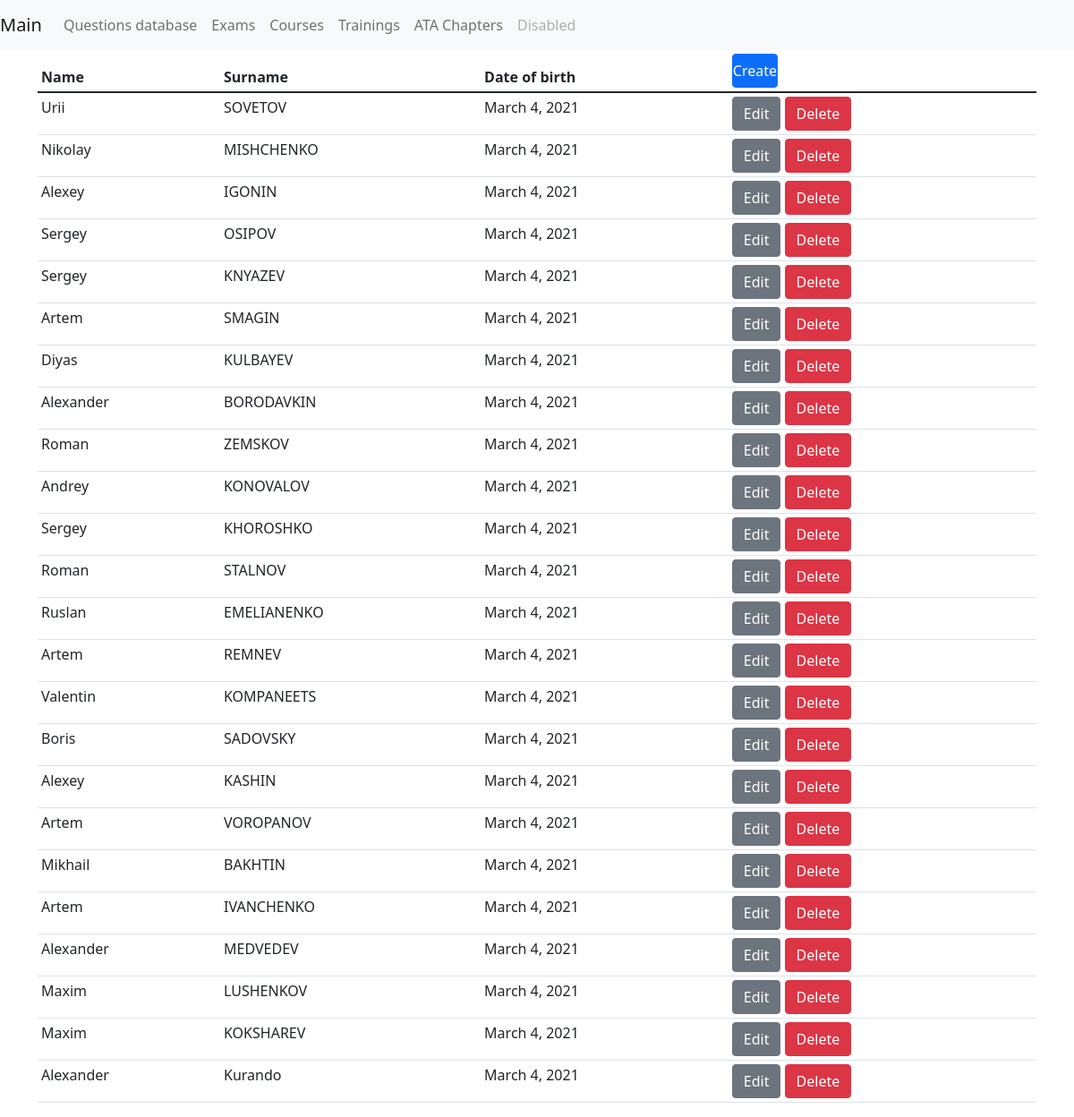
The app's page /mcq_gen/courses/11/manage_students with its own data.
### mcq_gen/models.py (models this page shows, shortened)
class BaseModel(models.Model):
    objects = models.Manager()
    class Meta:
        abstract = True

class Student(BaseModel):
    name = models.CharField(max_length=30)
    surname = models.CharField(max_length=30)
    dob = models.DateField()
    course = models.ForeignKey(
        Course, on_delete=models.CASCADE, related_name='students')

### mcq_gen/views.py (the view)
# urls.py: path('courses/<int:course_id>/manage_students',
def manage_students(request, course_id):
    course = services.get_course_by_id(course_id)
    students = course.students.all()
    context = {
        'students': students,
        'course': course
    }
    return render(request, 'students_list.html', context)

### mcq_gen/services.py (called while the page is built)
def get_course_by_id(course_id):
    return Course.objects.get(pk=course_id)

### mcq_gen/templates/students_list.html
{% extends 'base.html' %}
{% block content %}
    <div class="jumbotron">
        <table class="table table-sm">
            <thead>
                <th>Name</th>
                <th>Surname</th>
                <th>Date of birth</th>
                <th>
                    <a href="{% url 'student_create' course.id %}"
                       type="button"
                       class="btn btn-primary px-0">Create</a>
                </th>
            </thead>
            <tbody>
                {% for student in students %}
                    <tr>
                        <td>{{ student.name }}</td>
                        <td>{{ student.surname }}</td>
                        <td>{{ student.dob }}</td>
                        <td>
                            <a href="{% url 'student_update' student.course.id student.id %}"
                               type="button"
                               class="btn btn-secondary">Edit</a>
                            <a href="{% url 'student_delete' student.course.id student.id %}"
                               type="button"
                               class="btn btn-danger">Delete</a>
                        </td>
                    </tr>
                {% endfor %}
            </tbody>
        </table>
    </div>
{% endblock content %}

### records on screen
Student: name "Urii", surname "SOVETOV", dob "March 4, 2021"
Student: name "Nikolay", surname "MISHCHENKO", dob "March 4, 2021"
Student: name "Alexey", surname "IGONIN", dob "March 4, 2021"
Student: name "Sergey", surname "OSIPOV", dob "March 4, 2021"
Student: name "Sergey", surname "KNYAZEV", dob "March 4, 2021"
Student: name "Artem", surname "SMAGIN", dob "March 4, 2021"
Student: name "Diyas", surname "KULBAYEV", dob "March 4, 2021"
Student: name "Alexander", surname "BORODAVKIN", dob "March 4, 2021"
Student: name "Roman", surname "ZEMSKOV", dob "March 4, 2021"
Student: name "Andrey", surname "KONOVALOV", dob "March 4, 2021"
Student: name "Sergey", surname "KHOROSHKO", dob "March 4, 2021"
Student: name "Roman", surname "STALNOV", dob "March 4, 2021"
Student: name "Ruslan", surname "EMELIANENKO", dob "March 4, 2021"
Student: name "Artem", surname "REMNEV", dob "March 4, 2021"
Student: name "Valentin", surname "KOMPANEETS", dob "March 4, 2021"
Student: name "Boris", surname "SADOVSKY", dob "March 4, 2021"
Student: name "Alexey", surname "KASHIN", dob "March 4, 2021"
Student: name "Artem", surname "VOROPANOV", dob "March 4, 2021"
Student: name "Mikhail", surname "BAKHTIN", dob "March 4, 2021"
Student: name "Artem", surname "IVANCHENKO", dob "March 4, 2021"
Student: name "Alexander", surname "MEDVEDEV", dob "March 4, 2021"
Student: name "Maxim", surname "LUSHENKOV", dob "March 4, 2021"
Student: name "Maxim", surname "KOKSHAREV", dob "March 4, 2021"
Student: name "Alexander", surname "Kurando", dob "March 4, 2021"
